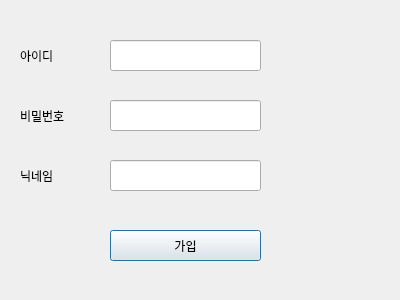
<?xml version="1.0" encoding="UTF-8"?>
<ui version="4.0">
 <class>Accession</class>
 <widget class="QDialog" name="Accession">
  <property name="geometry">
   <rect>
    <x>0</x>
    <y>0</y>
    <width>400</width>
    <height>300</height>
   </rect>
  </property>
  <property name="windowTitle">
   <string>Dialog</string>
  </property>
  <widget class="QLineEdit" name="ID_Edit">
   <property name="geometry">
    <rect>
     <x>110</x>
     <y>40</y>
     <width>151</width>
     <height>31</height>
    </rect>
   </property>
  </widget>
  <widget class="QLineEdit" name="PW_Edit">
   <property name="geometry">
    <rect>
     <x>110</x>
     <y>100</y>
     <width>151</width>
     <height>31</height>
    </rect>
   </property>
  </widget>
  <widget class="QLineEdit" name="NAME_Edit">
   <property name="geometry">
    <rect>
     <x>110</x>
     <y>160</y>
     <width>151</width>
     <height>31</height>
    </rect>
   </property>
  </widget>
  <widget class="QLabel" name="ID_label">
   <property name="geometry">
    <rect>
     <x>20</x>
     <y>50</y>
     <width>56</width>
     <height>12</height>
    </rect>
   </property>
   <property name="text">
    <string>아이디</string>
   </property>
  </widget>
  <widget class="QLabel" name="PW_label">
   <property name="geometry">
    <rect>
     <x>20</x>
     <y>110</y>
     <width>56</width>
     <height>12</height>
    </rect>
   </property>
   <property name="text">
    <string>비밀번호</string>
   </property>
  </widget>
  <widget class="QLabel" name="NAME_label">
   <property name="geometry">
    <rect>
     <x>20</x>
     <y>170</y>
     <width>56</width>
     <height>12</height>
    </rect>
   </property>
   <property name="text">
    <string>닉네임</string>
   </property>
  </widget>
  <widget class="QPushButton" name="Accession_Button">
   <property name="geometry">
    <rect>
     <x>110</x>
     <y>230</y>
     <width>151</width>
     <height>31</height>
    </rect>
   </property>
   <property name="text">
    <string>가입</string>
   </property>
  </widget>
 </widget>
 <resources/>
 <connections/>
</ui>
